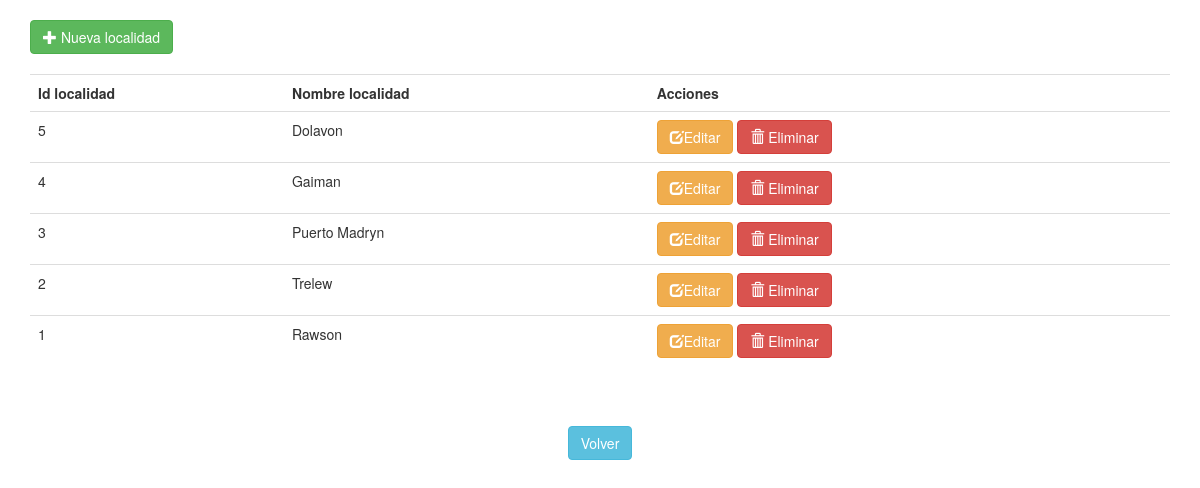
Page /pasajes/localidad on the committed database.
### pasajes/models.py (models this page shows, shortened)
class Localidad(models.Model):
	id=models.AutoField(unique=True,primary_key=True)
	nombre=models.CharField(max_length=200)

### pasajes/views.py (the view)
# urls.py: path('localidad', views.indexLocalidadView, name='localidad'),
def indexLocalidadView(request):
	localidades=Localidad.objects.all().order_by('-id')
	context={
		'localidades':localidades,
	}
	return render(request, 'indexLocalidad.html', context)

### pasajes/templates/indexLocalidad.html
{% extends "plantillaBase.html" %}
{% block contenido %}
<br>
<a href="{% url 'altaLocalidad' %}" class="btn btn-success"><span class="glyphicon glyphicon-plus"></span> Nueva localidad</a>
<br><br>
{% if localidades %}
	<table class="table table-hover">
		<tr>
			<th>Id localidad</th>
			<th>Nombre localidad</th>
			<th>Acciones</th>
		</tr>
	    {% for localidad in localidades %}
	    	<tr>
	        	<td>{{ localidad.id }}</td>
	        	<td>{{ localidad.nombre }}</td>
	        	<td>
	        		<a href="{% url 'modificacionLocalidad' localidad.id %}" class="btn btn-warning"><span class="glyphicon glyphicon-edit"></span>Editar</a>
	        		<a href="{% url 'bajaLocalidad' localidad.id %}" class="btn btn-danger"><span class="glyphicon glyphicon-trash"></span> Eliminar</a>
	        	</td>
	    	</tr>
	    {% endfor %}
	</table>
{% else %}
    <p>No hay localidades a mostrar</p>
{% endif %}
	<br><br>
    <center><a href="{% url 'index' %}"  class="btn btn-info">Volver</a></center>
{% endblock %}

### rows in the picture
Localidad: id "5", nombre "Dolavon"
Localidad: id "4", nombre "Gaiman"
Localidad: id "3", nombre "Puerto Madryn"
Localidad: id "2", nombre "Trelew"
Localidad: id "1", nombre "Rawson"
